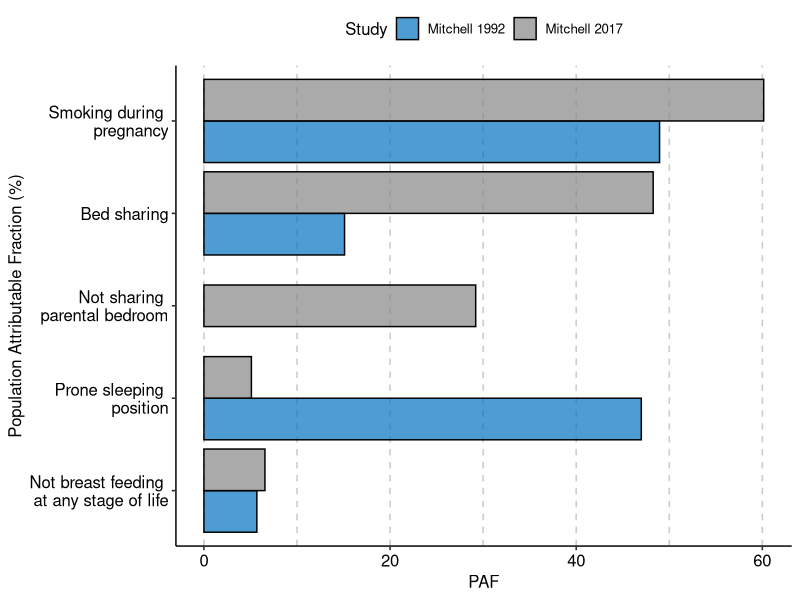

Write R code to recreate this figure. (Note: this script raises an error after producing the figure.)
library(tidyverse)
library(readxl)
library(magrittr)
library(ggpubr)

paf <- read_excel(here::here("data", "risk-factors.xlsx"), 
                         sheet = "PAF")

paf %<>%
  mutate(Exposure = case_when(
    Exposure == "Not breast feeding at any stage of life" ~
    "Not breast feeding \nat any stage of life",
    Exposure == "Prone sleeping position" ~ "Prone sleeping \nposition",
    Exposure == "Smoking during pregnancy" ~ "Smoking during \npregnancy",
    Exposure == "Not sharing parental bedroom" ~ "Not sharing \nparental bedroom",
    TRUE ~ Exposure))

order <- c("Not breast feeding \nat any stage of life", "Prone sleeping \nposition",
           "Not sharing \nparental bedroom", "Bed sharing",
           "Smoking during \npregnancy")

paf$Exposure <- factor(paf$Exposure, levels = order)

paf_plot <- ggplot(data = paf) +
  geom_bar(aes(x = PAF, y = Exposure, fill = Study), 
           alpha = 0.7, color = "black",
           stat = "identity",
           position = position_dodge2(padding = 0, preserve = "single")) +
  scale_fill_manual(values = c("#0073C2FF", "#868686FF")) +
  scale_color_manual(values = c("#0073C2FF", "#868686FF")) +
  ylab("Population Attributable Fraction (%)") +
  theme_pubr() +
  theme(panel.grid.major.x = element_line(color = "grey80",
                                          linetype = "dashed"),
        panel.grid.minor.x = element_line(color = "grey80",
                                          linetype = "dashed"))

paf_table <- paf %>%
  select(-c("OR", "pc")) %>%
  pivot_wider(names_from = Study, values_from = "PAF") %>%
  select("Exposure", "Mitchell 1992", "Mitchell 2017") %>%
  mutate_if(is.numeric, round, digits = 2) %>%
  replace(is.na(.), "-")

or_table <- paf %>%
  select(-c("PAF", "pc")) %>%
  pivot_wider(names_from = Study, values_from = "OR") %>%
  select("Exposure", "Mitchell 1992", "Mitchell 2017") %>%
  mutate_if(is.numeric, round, digits = 2) %>%
  replace(is.na(.), "-")


paf_table_p <- ggtexttable(paf_table, rows = NULL, 
            theme = ttheme("default"))

or_table_p <- ggtexttable(or_table, rows = NULL, 
                           theme = ttheme("default"))

ggarrange(paf_plot, 
          ggarrange(paf_table_p, or_table_p, 
                    nrow = 2,
                    labels = c("Population Attributable Fraction (%)",
                               "Odds Ratio (Univariate)"),
                    hjust = c(-0.17, -0.6),
                    vjust = c(1, 1)),
          ncol = 2)
